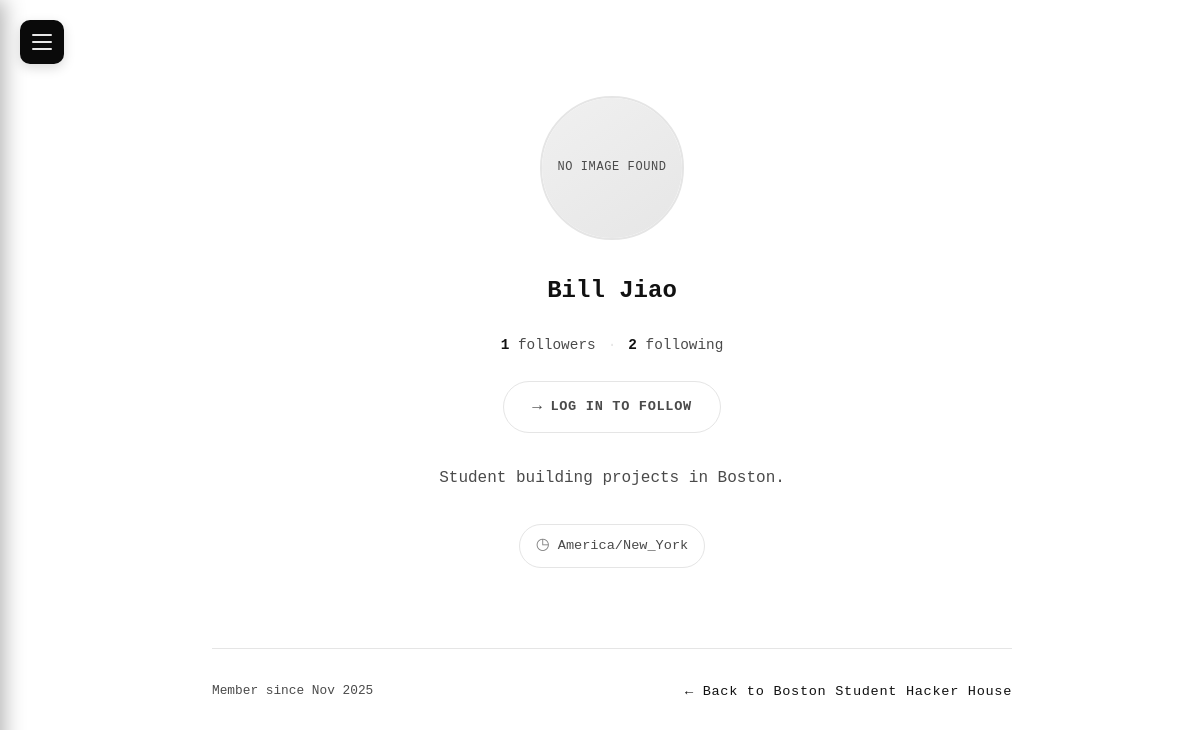
Before: /users/1/?from_house=3 with the older database file.
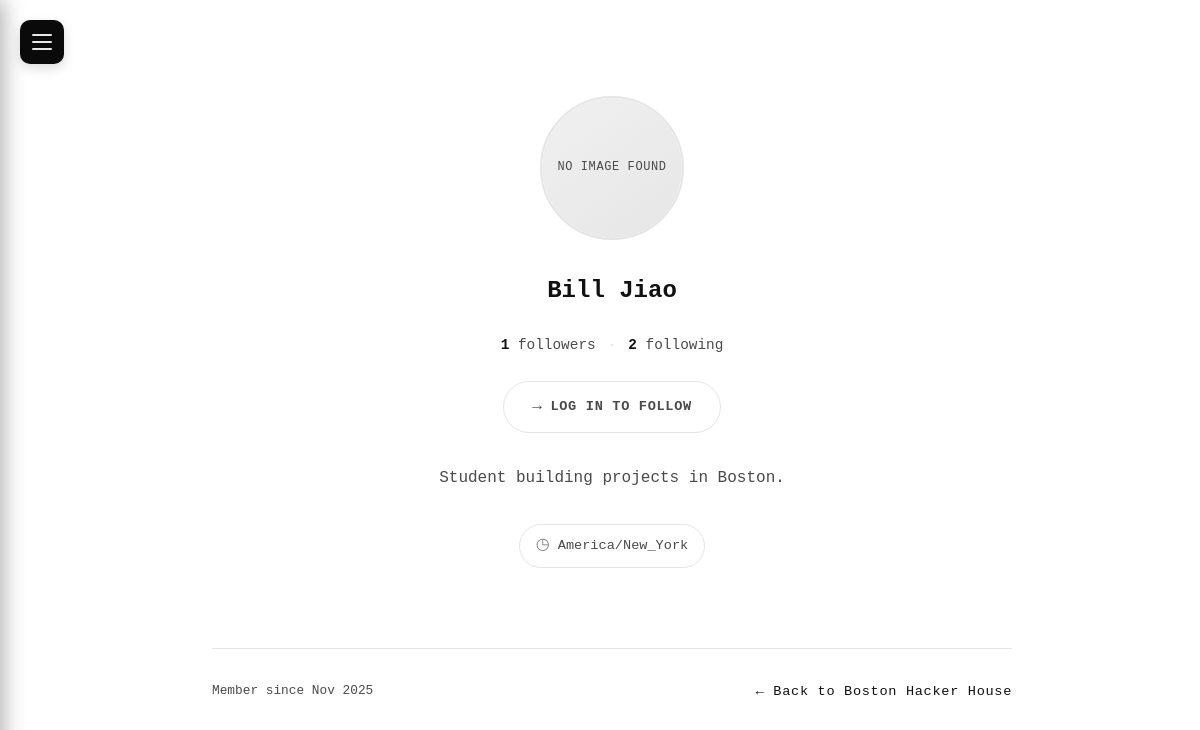
After: the same page with the newer database file.
### project/models.py (models this page shows, shortened)
class HackerHouse(models.Model):
    host = models.ForeignKey(
        settings.AUTH_USER_MODEL,
        on_delete=models.CASCADE,
        related_name="hosted_houses",
    )
    title = models.CharField(max_length=255)
    description = models.TextField(blank=True)
    address = models.CharField(max_length=255)
    capacity = models.PositiveIntegerField()
    is_active = models.BooleanField(default=True)
    members = models.ManyToManyField(
        settings.AUTH_USER_MODEL,
        related_name="member_houses",
        blank=True,
    )
    created_at = models.DateTimeField(auto_now_add=True)
    updated_at = models.DateTimeField(auto_now=True)

### project/views.py (the view)
# urls.py: path('users/<int:pk>/', UserProfileDetailView.as_view(), name='user_profile_detail'),
class UserProfileDetailView(DetailView):
    model = User
    template_name = "user_profile_detail.html"
    context_object_name = "profile_user"
    def get_queryset(self):
        return User.objects.select_related('profile').all()
    def get_context_data(self, **kwargs):
        context = super().get_context_data(**kwargs)
        profile_user = self.object
        current_user = self.request.user
        context['followers_count'] = Follow.objects.filter(following_user=profile_user).count()
        context['following_count'] = Follow.objects.filter(follower=profile_user).count()
        if current_user.is_authenticated:
            context['is_following'] = Follow.objects.filter(
                follower=current_user,
                following_user=profile_user
            ).exists()
            context['is_own_profile'] = current_user == profile_user
        else:
            context['is_following'] = False
            context['is_own_profile'] = False
        from_house_id = self.request.GET.get('from_house')
        if from_house_id:
            try:
                context['from_house'] = HackerHouse.objects.get(pk=from_house_id)
            except HackerHouse.DoesNotExist:
                context['from_house'] = None
        else:
            context['from_house'] = None
        return context

### project/templates/user_profile_detail.html (shortened to what this page needs)
{% extends 'base.html' %}
{% block content %}
<div class="detail-container">
    <div class="profile-card">
        <div class="profile-avatar-wrapper">
            {% if profile_user.profile.avatar %}
                <img src="{{ profile_user.profile.avatar.url }}" alt="{{ profile_user.username }}" class="profile-avatar-img">
            {% else %}
                <div class="profile-avatar-placeholder">
                    <span class="no-avatar-text">No image found</span>
                </div>
            {% endif %}
        </div>
        <h1 class="profile-name">{{ profile_user.profile.display_name|default:profile_user.username }}</h1>
        <div class="profile-follow-stats">
            <span class="follow-stat">
                <strong>{{ followers_count }}</strong> followers
            </span>
            <span class="follow-stat-divider">·</span>
            <span class="follow-stat">
                <strong>{{ following_count }}</strong> following
            </span>
        </div>
        {% if not is_own_profile %}
        <div class="follow-action-section">
            {% if user.is_authenticated %}
                <form action="{% url 'toggle_follow' profile_user.pk %}" method="post" class="follow-form">
                    {% csrf_token %}
                    {% if from_house %}
                        <input type="hidden" name="from_house" value="{{ from_house.pk }}">
                    {% endif %}
                    {% if is_following %}
                        <button type="submit" class="follow-btn unfollow-btn">
                            <span class="follow-icon">✓</span>
                            Following
                        </button>
                    {% else %}
                        <button type="submit" class="follow-btn">
                            <span class="follow-icon">+</span>
                            Follow
                        </button>
                    {% endif %}
                </form>
            {% else %}
                <a href="{% url 'login' %}?next={{ request.path }}{% if from_house %}&from_house={{ from_house.pk }}{% endif %}" class="follow-btn login-to-follow-btn">
                    <span class="follow-icon">→</span>
                    Log in to follow
                </a>
            {% endif %}
        </div>
        {% endif %}
        {% if profile_user.profile.bio %}
            <p class="profile-bio">{{ profile_user.profile.bio }}</p>
        {% else %}
            <p class="profile-bio profile-bio-empty">No bio yet</p>
        {% endif %}
        <div class="profile-meta">
            <span class="profile-timezone">
                <span class="timezone-icon">◷</span>
                {{ profile_user.profile.time_zone }}
            </span>
        </div>
    </div>
    <div class="detail-footer">
        <span class="footer-date">Member since {{ profile_user.date_joined|date:"M Y" }}</span>
        {% if from_house %}
            <a href="{% url 'hackerhouse_detail' from_house.pk %}" class="back-link">← Back to {{ from_house.title }}</a>
        {% else %}
            <a href="{% url 'hackerhouse_list' %}" class="back-link">← Back to all houses</a>
        {% endif %}
    </div>
</div>
{% endblock %}

Changed rows visible on the page:
changed HackerHouse: title "Boston Student Hacker House" → "Boston Hacker House"
